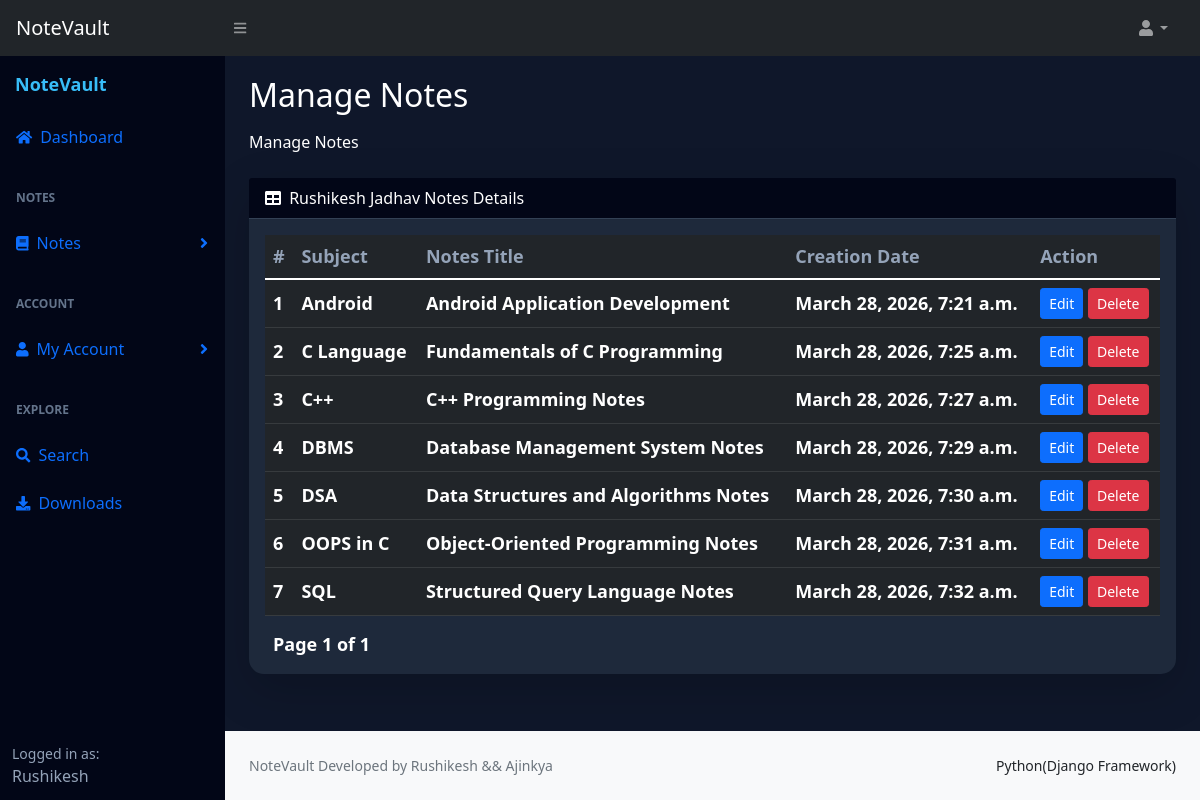
Page /ManageNotes (signed in) on the committed database.
### nssapp/models.py (models this page shows, shortened)
class CustomUser(AbstractUser):
    USER ={
        (1,'admin'),
        (2,'nsuser'),
    }
    user_type = models.CharField(choices=USER,max_length=50,default=1)
    profile_pic = models.ImageField(upload_to='media/profile_pic')

class Notes(models.Model):
    nsuser = models.ForeignKey(UserReg, on_delete=models.CASCADE, null=True, blank=True, related_name='notes')
    notestitle = models.CharField(max_length=250)
    subject = models.CharField(max_length=250)
    notesdesc = models.TextField()
    file1 = models.FileField(upload_to='notes_files', null=True, blank=True)
    file2 = models.FileField(upload_to='notes_files', null=True, blank=True)
    file3 = models.FileField(upload_to='notes_files', null=True, blank=True)
    file4 = models.FileField(upload_to='notes_files', null=True, blank=True)
    created_at = models.DateTimeField(auto_now_add=True)
    updated_at = models.DateTimeField(auto_now=True)

### notessharing/views.py (the view)
# urls.py: path('ManageNotes', views.MANAGE_NOTES, name='manage_notes'),
@login_required(login_url='/')
def MANAGE_NOTES(request):
    userreg = UserReg.objects.get(admin_id=request.user.id)
    data_list = Notes.objects.filter(nsuser=userreg)
    paginator = Paginator(data_list, 10)
    page_number = request.GET.get('page')
    try:
        data_list = paginator.page(page_number)
    except:
        data_list = paginator.page(1)
    return render(request, 'manage-notes.html', {'data_list': data_list})

### templates/manage-notes.html (shortened to what this page needs)
{% extends 'base.html' %}
{% load static %}
{% block content %}
<main>
    <div class="container-fluid px-4" style="padding-top:20px;">
        <h2 class="text-white mb-3">Manage Notes</h2>
        <ol class="breadcrumb mb-4">
            <li class="breadcrumb-item active text-white">Manage Notes</li>
        </ol>
        <div class="card shadow-lg border-0" style="background:#1e293b; border-radius:15px;">
            <div class="card-header text-white" style="background:#020617; border-bottom:1px solid #334155;">
                <i class="fas fa-table me-1"></i>
                {{ user.first_name }} {{ user.last_name }} Notes Details
            </div>
            <div class="card-body">
                <div class="table-responsive">
                    <table class="table table-dark table-hover align-middle mb-0">
                        <thead>
                            <tr style="color:#94a3b8;">
                                <th>#</th>
                                <th>Subject</th>
                                <th>Notes Title</th>
                                <th>Creation Date</th>
                                <th>Action</th>
                            </tr>
                        </thead>
                        <tbody>
                            {% for i in data_list %}
                            <tr>
                                <td>{{ forloop.counter }}</td>
                                <td>{{ i.subject }}</td>
                                <td>{{ i.notestitle }}</td>
                                <td>{{ i.created_at }}</td>
                                <td>
                                    <a class="btn btn-sm btn-primary" href="{% url 'view_notes' i.id %}">
                                        Edit
                                    </a>
                                    <a class="btn btn-sm btn-danger"
                                       href="{% url 'delete_notes' i.id %}"
                                       onclick="return confirm('Do you really want to Delete ?');">
                                        Delete
                                    </a>
                                </td>
                            </tr>
                            {% endfor %}
                        </tbody>
                    </table>
                </div>
                <div class="pagination text-center" style="padding-top:15px;">
                    <span class="step-links">
                        <span class="current text-white mx-2">
                            Page {{ data_list.number }} of {{ data_list.paginator.num_pages }}
                        </span>
                    </span>
                </div>
            </div>
        </div>
    </div>
</main>
{% endblock %}

### templates/includes/sidebar.html (shortened to what this page needs)
{% load static %}
<nav class="sb-sidenav accordion" id="sidenavAccordion" style="background: #020617;">
    <div class="sb-sidenav-menu">
        <div class="nav">
            <div style="color:#38bdf8; padding:15px; font-size:18px; font-weight:bold;">
                NoteVault
            </div>
            <a class="nav-link" href="{% url 'dashboard' %}">
                <div class="sb-nav-link-icon"><i class="fas fa-home"></i></div>
                Dashboard
            </a>
            <div class="sb-sidenav-menu-heading" style="color:#64748b;">Notes</div>
            <a class="nav-link collapsed" href="#" data-bs-toggle="collapse" data-bs-target="#collapseLayouts">
                <div class="sb-nav-link-icon"><i class="fas fa-book"></i></div>
                Notes
                <div class="sb-sidenav-collapse-arrow"><i class="fas fa-angle-down"></i></div>
            </a>
            <div class="sb-sidenav-menu-heading" style="color:#64748b;">Account</div>
            <a class="nav-link collapsed" href="#" data-bs-toggle="collapse" data-bs-target="#collapsePages">
                <div class="sb-nav-link-icon"><i class="fas fa-user"></i></div>
                My Account
                <div class="sb-sidenav-collapse-arrow"><i class="fas fa-angle-down"></i></div>
            </a>
            <div class="sb-sidenav-menu-heading" style="color:#64748b;">Explore</div>
            <a class="nav-link" href="{% url 'search_notes' %}">
                <div class="sb-nav-link-icon"><i class="fas fa-search"></i></div>
                Search
            </a>
            <a class="nav-link" href="{% url 'view_downloads' %}">
                <div class="sb-nav-link-icon"><i class="fas fa-download"></i></div>
                Downloads
            </a>
        </div>
    </div>
    <div class="sb-sidenav-footer" style="background:#020617; color:#94a3b8;">
        <div class="small">Logged in as:</div>
        {{ user.first_name }}
    </div>
</nav>

### static/css/dashboard-custom.css (style rules this page uses)
body { background: #0f172a; }
.card { border-radius: 15px; transition: 0.3s; }
.card-body { font-size: 18px; font-weight: bold; }
.card { cursor: pointer; }
.nav-link { color: #cbd5f5; padding: 10px 15px; display: block; transition: 0.3s; }
.sb-sidenav { min-height: 100vh; }
body { background: #0f172a !important; }
.container-fluid { background: transparent !important; }

### rows in the picture
CustomUser: first_name "Rushikesh", last_name "Jadhav"
Notes: subject "Android", notestitle "Android Application Development", created_at "March 28, 2026, 7:21 a.m."
Notes: subject "C Language", notestitle "Fundamentals of C Programming", created_at "March 28, 2026, 7:25 a.m."
Notes: subject "C++", notestitle "C++ Programming Notes", created_at "March 28, 2026, 7:27 a.m."
Notes: subject "DBMS", notestitle "Database Management System Notes", created_at "March 28, 2026, 7:29 a.m."
Notes: subject "DSA", notestitle "Data Structures and Algorithms Notes", created_at "March 28, 2026, 7:30 a.m."
Notes: subject "OOPS in C", notestitle "Object-Oriented Programming Notes", created_at "March 28, 2026, 7:31 a.m."
Notes: subject "SQL", notestitle "Structured Query Language Notes", created_at "March 28, 2026, 7:32 a.m."

### other values in the picture
{{ data_list.number }} "1"
{{ data_list.paginator.num_pages }} "1"
